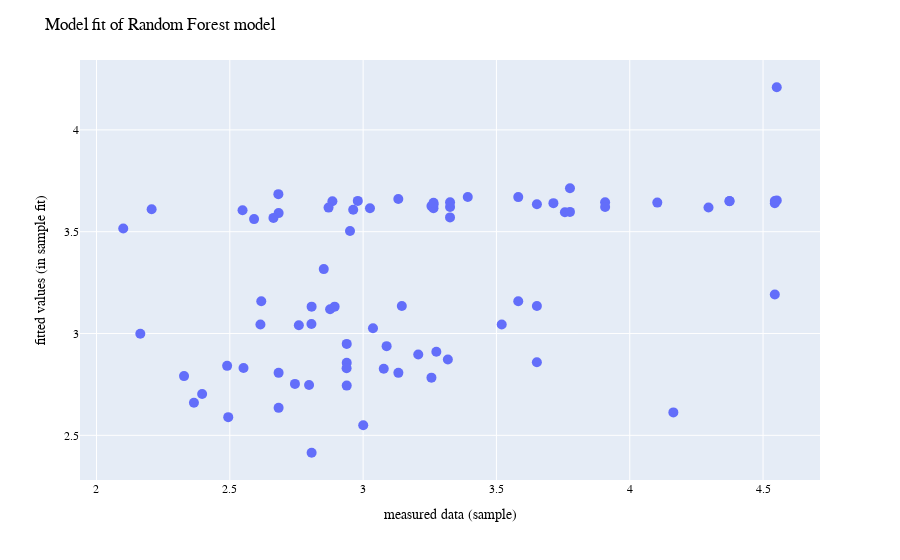

The code cell stored with this chart in its notebook:
### Code cell
fig.show()

### Figure 1 — Plotly figure (JSON) as saved in the notebook; plotly's stock layout.template omitted (floating-point values rounded to 4 significant figures)
{"data": [{"hovertemplate": "x=%{x}<br>y=%{y}<extra></extra>", "legendgroup": "", "marker": {"color": "#636efa", "size": 10, "symbol": "circle"}, "mode": "markers", "name": "", "orientation": "v", "showlegend": false, "type": "scatter", "x": [4.374, 3.652, 3.757, 3.264, 2.797, 4.295, 2.682, 2.49, 3.207, 2.615, 2.939, 2.683, 2.618, 2.365, 3.275, 3.256, 2.852, 4.374, 3.264, 3.077, 2.885, 4.164, 3.652, 2.494, 2.98, 3.393, 3.714, 2.876, 3.652, 3.326, 4.551, 2.591, 3.088, 2.328, 3.318, 3.582, 3.908, 3.582, 2.664, 4.551, 2.164, 2.938, 2.396, 2.551, 3.256, 2.939, 2.207, 2.807, 3.264, 2.963, 2.893, 3.132, 2.951, 4.544, 2.548, 2.806, 3.326, 3.776, 4.544, 2.87, 3.0, 3.908, 3.132, 2.759, 2.683, 3.326, 4.103, 3.037, 3.52, 3.776, 2.683, 2.939, 2.1, 2.807, 4.544, 3.026, 3.145, 2.744], "xaxis": "x", "y": [3.65, 2.859, 3.596, 3.615, 2.747, 3.619, 3.684, 2.841, 2.897, 3.045, 2.856, 3.591, 3.158, 2.66, 2.91, 2.783, 3.316, 3.65, 3.634, 2.827, 3.65, 2.613, 3.135, 2.589, 3.651, 3.671, 3.64, 3.119, 3.635, 3.621, 3.654, 3.562, 2.938, 2.791, 2.872, 3.158, 3.644, 3.67, 3.568, 4.209, 2.999, 2.829, 2.703, 2.831, 3.626, 2.744, 3.61, 2.415, 3.642, 3.608, 3.132, 2.807, 3.504, 3.64, 3.605, 3.047, 3.644, 3.597, 3.192, 3.618, 2.55, 3.622, 3.661, 3.041, 2.635, 3.57, 3.643, 3.026, 3.045, 3.714, 2.807, 2.949, 3.515, 3.132, 3.651, 3.615, 3.135, 2.753], "yaxis": "y"}], "layout": {"font": {"color": "black", "family": "Helvetica Neue, Helvetica, Arial, sans-serif"}, "legend": {"title": {}, "tracegroupgap": 0, "x": 0.01, "xanchor": "left", "y": 0.99, "yanchor": "top"}, "margin": {"t": 60}, "title": {"text": "Model fit of Random Forest model"}, "xaxis": {"anchor": "y", "domain": [0, 1], "title": {"text": "measured data (sample)"}}, "yaxis": {"anchor": "x", "domain": [0, 1], "title": {"text": "fitted values (in sample fit)"}}}}
